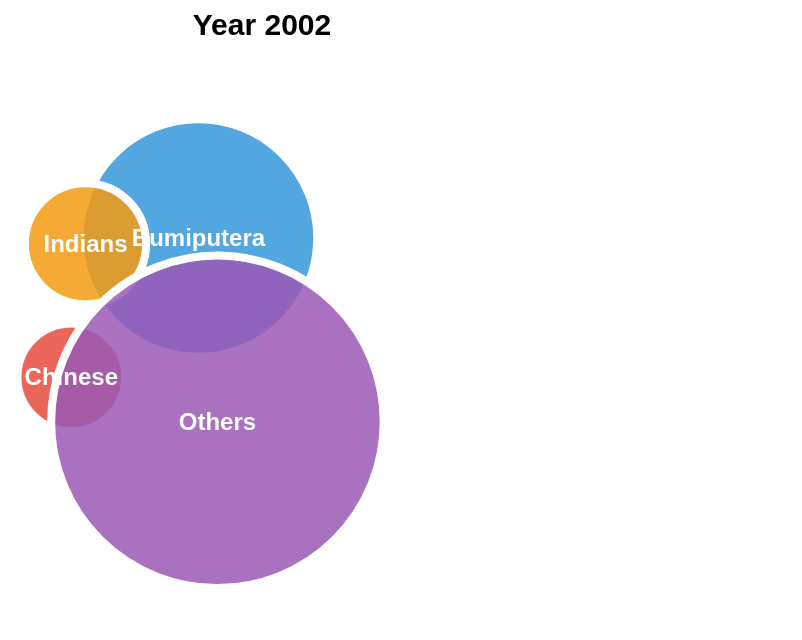

Express this chart as Vega-Lite.
### Vega specification from a JSON file in a GitHub repository (floating-point values rounded to 4 significant figures)
{"$schema": "https://vega.github.io/schema/vega/v6.json", "description": "Packed bubble chart showing poverty incidence by ethnicity (2002)", "width": 100, "height": 320, "signals": [{"name": "cx", "update": "width/2-260"}, {"name": "cy", "update": "170"}], "data": [{"name": "table", "values": [{"ethnic": "Bumiputera", "poverty": 7.3}, {"ethnic": "Chinese", "poverty": 1.5}, {"ethnic": "Indians", "poverty": 1.9}, {"ethnic": "Others", "poverty": 14.3}]}], "scales": [{"name": "size", "domain": [0, 15], "range": [0, 29000]}, {"name": "color", "type": "ordinal", "domain": ["Bumiputera", "Chinese", "Indians", "Others"], "range": ["#3498db", "#e74c3c", "#f39c12", "#9b59b6"]}], "marks": [{"type": "text", "encode": {"enter": {"x": {"signal": "width/2-220"}, "y": {"value": 5.5}, "text": {"value": "Year 2002"}, "align": {"value": "center"}, "baseline": {"value": "top"}, "fontSize": {"value": 15}, "fontWeight": {"value": "bold"}}}}, {"name": "nodes", "type": "symbol", "from": {"data": "table"}, "encode": {"enter": {"fill": {"scale": "color", "field": "ethnic"}, "xfocus": {"signal": "cx"}, "yfocus": {"signal": "cy"}}, "update": {"size": {"signal": "datum.poverty", "scale": "size"}, "stroke": {"value": "white"}, "strokeWidth": {"value": 4}, "fillOpacity": {"value": 0.85}, "tooltip": {"signal": "{'Ethnicity': datum.ethnic, 'Poverty Rate (%)': datum.poverty}"}}, "hover": {"fillOpacity": {"value": 1}, "strokeWidth": {"value": 6}}}, "transform": [{"type": "force", "iterations": 300, "static": false, "restart": true, "forces": [{"force": "collide", "iterations": 3, "radius": {"expr": "sqrt(datum.size)/2 + 1"}}, {"force": "center", "x": {"signal": "cx"}, "y": {"signal": "cy"}}, {"force": "x", "x": "xfocus", "strength": 0.05}, {"force": "y", "y": "yfocus", "strength": 0.05}]}]}, {"type": "text", "from": {"data": "nodes"}, "encode": {"enter": {"align": {"value": "center"}, "baseline": {"value": "middle"}, "fontSize": {"value": 12}, "fontWeight": {"value": "bold"}, "fill": {"value": "white"}}, "update": {"x": {"field": "x"}, "y": {"field": "y"}, "text": {"field": "datum.ethnic"}}}}]}
